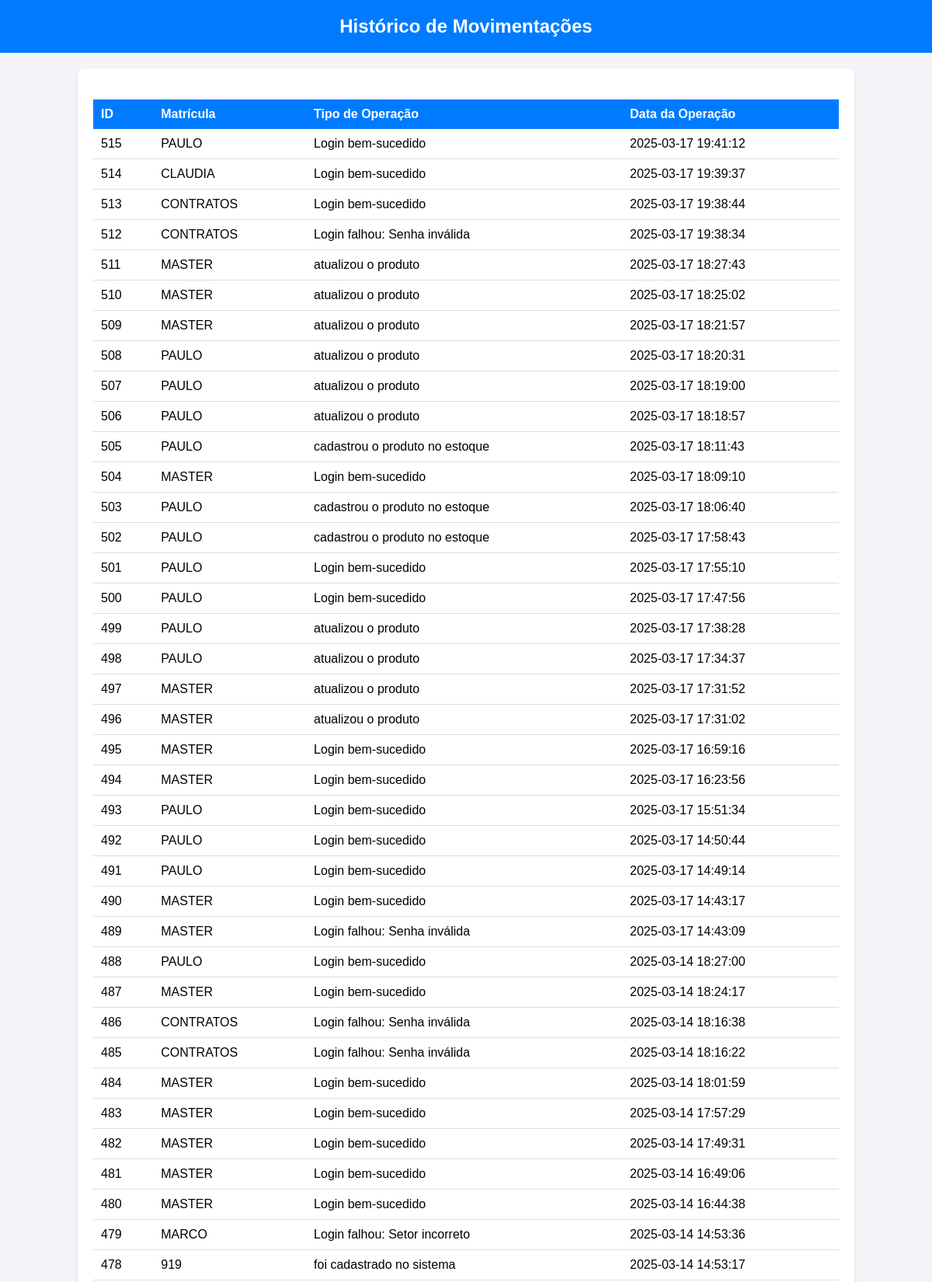
/histrorico.php (upper part), run on the app's committed database.
### tables this page shows
CREATE TABLE `log_eventos` (
  `id` int(11) NOT NULL,
  `matricula` varchar(255) NOT NULL,
  `tipo_operacao` varchar(255) NOT NULL,
  `data_operacao` timestamp NOT NULL DEFAULT current_timestamp()
);

### histrorico.php (the view, shortened to what this page needs)
<?php
include 'banco.php';
$query = "SELECT id, matricula, tipo_operacao, data_operacao FROM log_eventos ORDER BY data_operacao DESC";
try {
    $result = $con->query($query);
    if ($result->num_rows > 0) {
        $logEventos = $result->fetch_all(MYSQLI_ASSOC);
    } else {
        $logEventos = [];
    }
} catch (Exception $e) {
    echo "Erro ao consultar a tabela log_eventos: " . $e->getMessage();
    exit();
}
?>
<!DOCTYPE html>
<html lang="pt-BR">
<head>
</head>
<body>
    <div class="header">Histórico de Movimentações</div>
    <div class="container">
        <?php if (empty($logEventos)): ?>
            <p class="no-data">Nenhuma movimentação registrada no sistema.</p>
        <?php else: ?>
            <table>
                <thead>
                    <tr>
                        <th>ID</th>
                        <th>Matrícula</th>
                        <th>Tipo de Operação</th>
                        <th>Data da Operação</th>
                    </tr>
                </thead>
                <tbody>
                    <?php foreach ($logEventos as $evento): ?>
                        <tr>
                            <td><?php echo htmlspecialchars($evento['id']); ?></td>
                            <td><?php echo htmlspecialchars($evento['matricula']); ?></td>
                            <td><?php echo htmlspecialchars($evento['tipo_operacao']); ?></td>
                            <td><?php echo htmlspecialchars($evento['data_operacao']); ?></td>
                        </tr>
                    <?php endforeach; ?>
                </tbody>
            </table>
        <?php endif; ?>
    </div>
</body>
</html>

### histrorico.php (style rules this page uses)
body { font-family: Arial, sans-serif; background-color: #f4f4f9; margin: 0; padding: 0; }
.header { background-color: #007bff; color: white; text-align: center; padding: 20px 0; font-size: 24px; font-weight: bold; }
.container { margin: 20px auto; width: 80%; background-color: #fff; padding: 20px; border-radius: 8px; box-shadow: 0 2px 5px rgba(0, 0, 0, 0.1); }
table { width: 100%; border-collapse: collapse; margin-top: 20px; }
thead { background-color: #007bff; color: white; }
thead th { padding: 10px; text-align: left; }
tbody tr { border-bottom: 1px solid #ddd; }
tbody td { padding: 10px; text-align: left; }

### data on the page
log_eventos: id "515", matricula "PAULO", tipo_operacao "Login bem-sucedido", data_operacao "2025-03-17 19:41:12"
log_eventos: id "514", matricula "CLAUDIA", tipo_operacao "Login bem-sucedido", data_operacao "2025-03-17 19:39:37"
log_eventos: id "513", matricula "CONTRATOS", tipo_operacao "Login bem-sucedido", data_operacao "2025-03-17 19:38:44"
log_eventos: id "512", matricula "CONTRATOS", tipo_operacao "Login falhou: Senha inválida", data_operacao "2025-03-17 19:38:34"
log_eventos: id "511", matricula "MASTER", tipo_operacao "atualizou o produto", data_operacao "2025-03-17 18:27:43"
log_eventos: id "510", matricula "MASTER", tipo_operacao "atualizou o produto", data_operacao "2025-03-17 18:25:02"
log_eventos: id "509", matricula "MASTER", tipo_operacao "atualizou o produto", data_operacao "2025-03-17 18:21:57"
log_eventos: id "508", matricula "PAULO", tipo_operacao "atualizou o produto", data_operacao "2025-03-17 18:20:31"
log_eventos: id "507", matricula "PAULO", tipo_operacao "atualizou o produto", data_operacao "2025-03-17 18:19:00"
log_eventos: id "506", matricula "PAULO", tipo_operacao "atualizou o produto", data_operacao "2025-03-17 18:18:57"
log_eventos: id "505", matricula "PAULO", tipo_operacao "cadastrou o produto no estoque", data_operacao "2025-03-17 18:11:43"
log_eventos: id "504", matricula "MASTER", tipo_operacao "Login bem-sucedido", data_operacao "2025-03-17 18:09:10"
log_eventos: id "503", matricula "PAULO", tipo_operacao "cadastrou o produto no estoque", data_operacao "2025-03-17 18:06:40"
log_eventos: id "502", matricula "PAULO", tipo_operacao "cadastrou o produto no estoque", data_operacao "2025-03-17 17:58:43"
log_eventos: id "501", matricula "PAULO", tipo_operacao "Login bem-sucedido", data_operacao "2025-03-17 17:55:10"
log_eventos: id "500", matricula "PAULO", tipo_operacao "Login bem-sucedido", data_operacao "2025-03-17 17:47:56"
log_eventos: id "499", matricula "PAULO", tipo_operacao "atualizou o produto", data_operacao "2025-03-17 17:38:28"
log_eventos: id "498", matricula "PAULO", tipo_operacao "atualizou o produto", data_operacao "2025-03-17 17:34:37"
log_eventos: id "497", matricula "MASTER", tipo_operacao "atualizou o produto", data_operacao "2025-03-17 17:31:52"
log_eventos: id "496", matricula "MASTER", tipo_operacao "atualizou o produto", data_operacao "2025-03-17 17:31:02"
log_eventos: id "495", matricula "MASTER", tipo_operacao "Login bem-sucedido", data_operacao "2025-03-17 16:59:16"
log_eventos: id "494", matricula "MASTER", tipo_operacao "Login bem-sucedido", data_operacao "2025-03-17 16:23:56"
log_eventos: id "493", matricula "PAULO", tipo_operacao "Login bem-sucedido", data_operacao "2025-03-17 15:51:34"
log_eventos: id "492", matricula "PAULO", tipo_operacao "Login bem-sucedido", data_operacao "2025-03-17 14:50:44"
log_eventos: id "491", matricula "PAULO", tipo_operacao "Login bem-sucedido", data_operacao "2025-03-17 14:49:14"
log_eventos: id "490", matricula "MASTER", tipo_operacao "Login bem-sucedido", data_operacao "2025-03-17 14:43:17"
log_eventos: id "489", matricula "MASTER", tipo_operacao "Login falhou: Senha inválida", data_operacao "2025-03-17 14:43:09"
log_eventos: id "488", matricula "PAULO", tipo_operacao "Login bem-sucedido", data_operacao "2025-03-14 18:27:00"
log_eventos: id "487", matricula "MASTER", tipo_operacao "Login bem-sucedido", data_operacao "2025-03-14 18:24:17"
log_eventos: id "486", matricula "CONTRATOS", tipo_operacao "Login falhou: Senha inválida", data_operacao "2025-03-14 18:16:38"
log_eventos: id "485", matricula "CONTRATOS", tipo_operacao "Login falhou: Senha inválida", data_operacao "2025-03-14 18:16:22"
log_eventos: id "484", matricula "MASTER", tipo_operacao "Login bem-sucedido", data_operacao "2025-03-14 18:01:59"
log_eventos: id "483", matricula "MASTER", tipo_operacao "Login bem-sucedido", data_operacao "2025-03-14 17:57:29"
log_eventos: id "482", matricula "MASTER", tipo_operacao "Login bem-sucedido", data_operacao "2025-03-14 17:49:31"
log_eventos: id "481", matricula "MASTER", tipo_operacao "Login bem-sucedido", data_operacao "2025-03-14 16:49:06"
log_eventos: id "480", matricula "MASTER", tipo_operacao "Login bem-sucedido", data_operacao "2025-03-14 16:44:38"
log_eventos: id "479", matricula "MARCO", tipo_operacao "Login falhou: Setor incorreto", data_operacao "2025-03-14 14:53:36"
log_eventos: id "478", matricula "919", tipo_operacao "foi cadastrado no sistema", data_operacao "2025-03-14 14:53:17"
